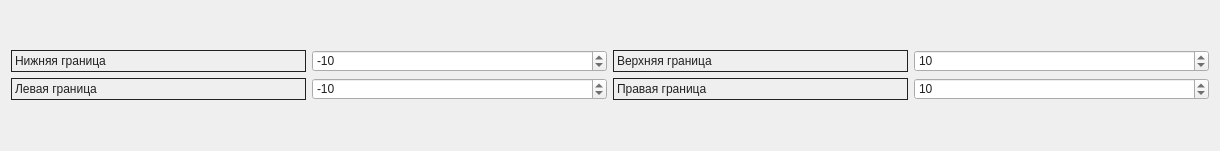
   <widget class="QWidget" name="layoutWidget">
    <property name="geometry">
     <rect>
      <x>10</x>
      <y>610</y>
      <width>1220</width>
      <height>151</height>
     </rect>
    </property>
    <layout class="QHBoxLayout" name="horizontalLayout_4">
     <item>
      <layout class="QHBoxLayout" name="horizontalLayout_5">
       <item>
        <layout class="QVBoxLayout" name="verticalLayout_2">
         <item>
          <layout class="QVBoxLayout" name="verticalLayout">
           <item>
            <layout class="QHBoxLayout" name="horizontalLayout">
             <item>
              <widget class="QLabel" name="label_down">
               <property name="focusPolicy">
                <enum>Qt::NoFocus</enum>
               </property>
               <property name="styleSheet">
                <string notr="true">color:rgb(33, 33, 33)</string>
               </property>
               <property name="frameShape">
                <enum>QFrame::Box</enum>
               </property>
               <property name="text">
                <string>Нижняя граница</string>
               </property>
               <property name="textFormat">
                <enum>Qt::PlainText</enum>
               </property>
               <property name="scaledContents">
                <bool>false</bool>
               </property>
               <property name="indent">
                <number>-1</number>
               </property>
              </widget>
             </item>
             <item>
              <widget class="QDoubleSpinBox" name="spinbox_down">
               <property name="styleSheet">
                <string notr="true">color:rgb(33, 33, 33)</string>
               </property>
               <property name="decimals">
                <number>0</number>
               </property>
               <property name="minimum">
                <double>-1000000.000000000000000</double>
               </property>
               <property name="maximum">
                <double>1000000.000000000000000</double>
               </property>
               <property name="value">
                <double>-10.000000000000000</double>
               </property>
              </widget>
             </item>
             <item>
              <widget class="QLabel" name="label_up">
               <property name="focusPolicy">
                <enum>Qt::NoFocus</enum>
               </property>
               <property name="styleSheet">
                <string notr="true">color:rgb(33, 33, 33)</string>
               </property>
               <property name="frameShape">
                <enum>QFrame::Box</enum>
               </property>
               <property name="text">
                <string>Верхняя граница </string>
               </property>
               <property name="textFormat">
                <enum>Qt::PlainText</enum>
               </property>
               <property name="scaledContents">
                <bool>false</bool>
               </property>
               <property name="indent">
                <number>-1</number>
               </property>
              </widget>
             </item>
             <item>
              <widget class="QDoubleSpinBox" name="spinbox_up">
               <property name="styleSheet">
                <string notr="true">color:rgb(33, 33, 33)</string>
               </property>
               <property name="decimals">
                <number>0</number>
               </property>
               <property name="minimum">
                <double>-1000000.000000000000000</double>
               </property>
               <property name="maximum">
                <double>1000000.000000000000000</double>
               </property>
               <property name="value">
                <double>10.000000000000000</double>
               </property>
              </widget>
             </item>
            </layout>
           </item>
           <item>
            <layout class="QHBoxLayout" name="horizontalLayout_3">
             <item>
              <widget class="QLabel" name="label_left">
               <property name="focusPolicy">
                <enum>Qt::NoFocus</enum>
               </property>
               <property name="styleSheet">
                <string notr="true">color:rgb(33, 33, 33)</string>
               </property>
               <property name="frameShape">
                <enum>QFrame::Box</enum>
               </property>
               <property name="text">
                <string>Левая граница   </string>
               </property>
               <property name="textFormat">
                <enum>Qt::PlainText</enum>
               </property>
               <property name="scaledContents">
                <bool>false</bool>
               </property>
               <property name="indent">
                <number>-1</number>
               </property>
              </widget>
             </item>
             <item>
              <widget class="QDoubleSpinBox" name="spinbox_left">
               <property name="styleSheet">
                <string notr="true">color:rgb(33, 33, 33)</string>
               </property>
               <property name="decimals">
                <number>0</number>
               </property>
               <property name="minimum">
                <double>-1000000.000000000000000</double>
               </property>
               <property name="maximum">
                <double>1000000.000000000000000</double>
               </property>
               <property name="value">
                <double>-10.000000000000000</double>
               </property>
              </widget>
             </item>
             <item>
              <widget class="QLabel" name="label_right">
               <property name="focusPolicy">
                <enum>Qt::NoFocus</enum>
               </property>
               <property name="styleSheet">
                <string notr="true">color:rgb(33, 33, 33)</string>
               </property>
               <property name="frameShape">
                <enum>QFrame::Box</enum>
               </property>
               <property name="text">
                <string>Правая граница</string>
               </property>
               <property name="textFormat">
                <enum>Qt::PlainText</enum>
               </property>
               <property name="scaledContents">
                <bool>false</bool>
               </property>
               <property name="indent">
                <number>-1</number>
               </property>
              </widget>
             </item>
             <item>
              <widget class="QDoubleSpinBox" name="spinbox_right">
               <property name="styleSheet">
                <string notr="true">color:rgb(33, 33, 33)</string>
               </property>
               <property name="decimals">
                <number>0</number>
               </property>
               <property name="minimum">
                <double>-1000000.000000000000000</double>
               </property>
               <property name="maximum">
                <double>1000000.000000000000000</double>
               </property>
               <property name="value">
                <double>10.000000000000000</double>
               </property>
              </widget>
             </item>
            </layout>
           </item>
          </layout>
         </item>
        </layout>
       </item>
      </layout>
     </item>
    </layout>
   </widget>
